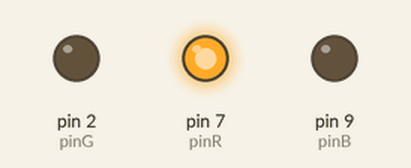
Bench run of a sketch on a simulated Arduino Uno, built with avr-gcc and run on an emulated ATmega328P. Parts: output pins drawn as LEDs (lit = HIGH).

Above: at 0.2 s.
At 6.0 s:
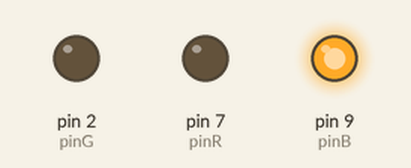
At 11.0 s:
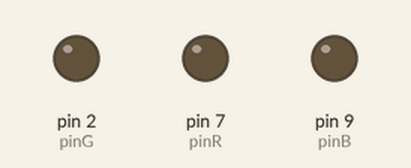
At 11.8 s:
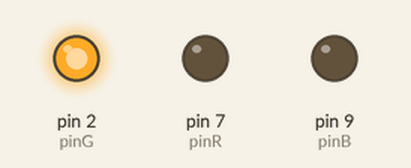
Timing chart, 0 to 16.3 s (numbered marks = the images above):
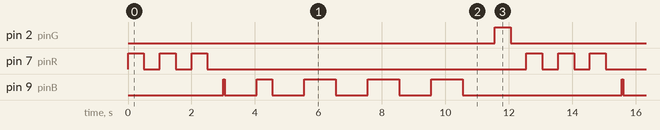

Measured:
- by itself, pin 2 (pinG): alternates HIGH for 0.50 s and LOW for 12.1 s
- by itself, pin 7 (pinR): repeats every 12.6 s: 2 × (LOW 0.50 s, HIGH 0.50 s), LOW 10.1 s, HIGH 0.50 s
- by itself, pin 9 (pinB): repeats every 12.6 s: LOW 1.0 s, HIGH 0.50 s, 3 × (LOW 1.0 s, HIGH 1.0 s), LOW 5.0 s, HIGH 0.05 s

The sketch:

Introduction.ino
```cpp
// all variables are setup before void setup()
int pinR = 7;
int pinG = 2;
int pinB = 9;

void setup() {
  // put your setup code here, to run once:

// OUTPUT = sends a signal, INPUT = recieves a signal.
// pinMode initializes a pin

pinMode(pinR,OUTPUT);
pinMode(pinG,OUTPUT);
pinMode(pinB,OUTPUT);
}

void loop() {
  // put your main code here, to run repeatedly:

// digitalWrite sends a digital (1/HIGH/5V, 0/LOW/0V) signal.

// blinks red LED 3 times
digitalWrite(pinR,HIGH);
delay(500); // delays the previous statement (microseconds)
digitalWrite(pinR,LOW);
delay(500);

digitalWrite(pinR,HIGH);
delay(500); // delays the previous statement (microseconds)
digitalWrite(pinR,LOW);
delay(500);

digitalWrite(pinR,HIGH);
delay(500); // delays the previous statement (microseconds)
digitalWrite(pinR,LOW);
delay(500);

// blinks blue LED 5 times
digitalWrite(pinB,HIGH);
delay(50); // delays the previous statement (microseconds)
digitalWrite(pinB,LOW);
delay(1000);

digitalWrite(pinB,HIGH);
delay(500); // delays the previous statement (microseconds)
digitalWrite(pinB,LOW);
delay(1000);

digitalWrite(pinB,HIGH);
delay(1000); // delays the previous statement (microseconds)
digitalWrite(pinB,LOW);
delay(1000);

digitalWrite(pinB,HIGH);
delay(1000); // delays the previous statement (microseconds)
digitalWrite(pinB,LOW);
delay(1000);

digitalWrite(pinB,HIGH);
delay(1000); // delays the previous statement (microseconds)
digitalWrite(pinB,LOW);
delay(1000);

// blinks green LED one time
digitalWrite(pinG,HIGH);
delay(500); // delays the previous statement (microseconds)
digitalWrite(pinG,LOW);
delay(500);
}
```
